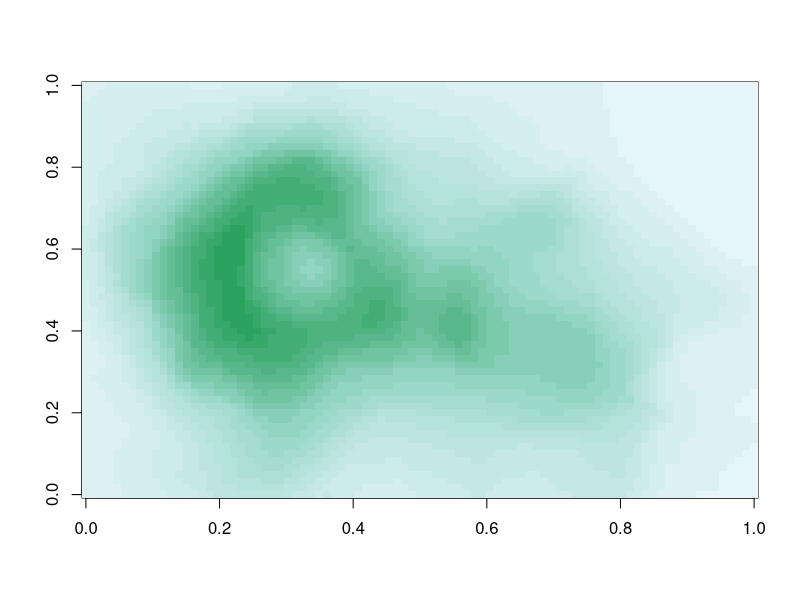
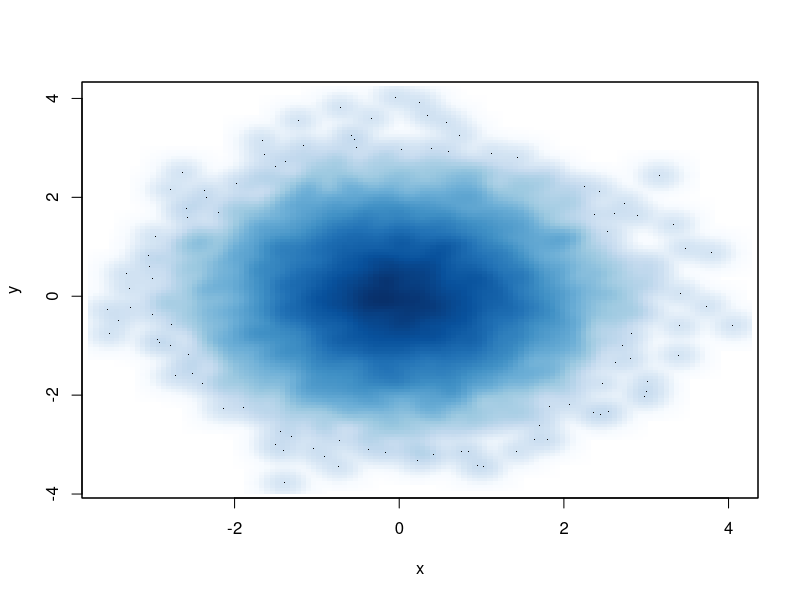

Write R code to recreate these figures, in order.
# Plotting and Color in R

## Color Utilities in R
pal <- colorRamp(c("red", "blue"))
pal(0)
pal(1)
pal(0.5)

## colorRamp
pal(seq(0,1, len = 10))

## colorRampePallete
pal <- colorRampPalette(c("red", "yellow"))
pal(2)
pal(10)

## RColorBrewer Package
library(RColorBrewer)
cols <- brewer.pal(3, "BuGn")
cols

pal <- colorRampPalette(cols)
image(volcano, col = pal(20))

## SmoothScatter Function
x <- rnorm(10000)
y <- rnorm(10000)
smoothScatter(x, y)
